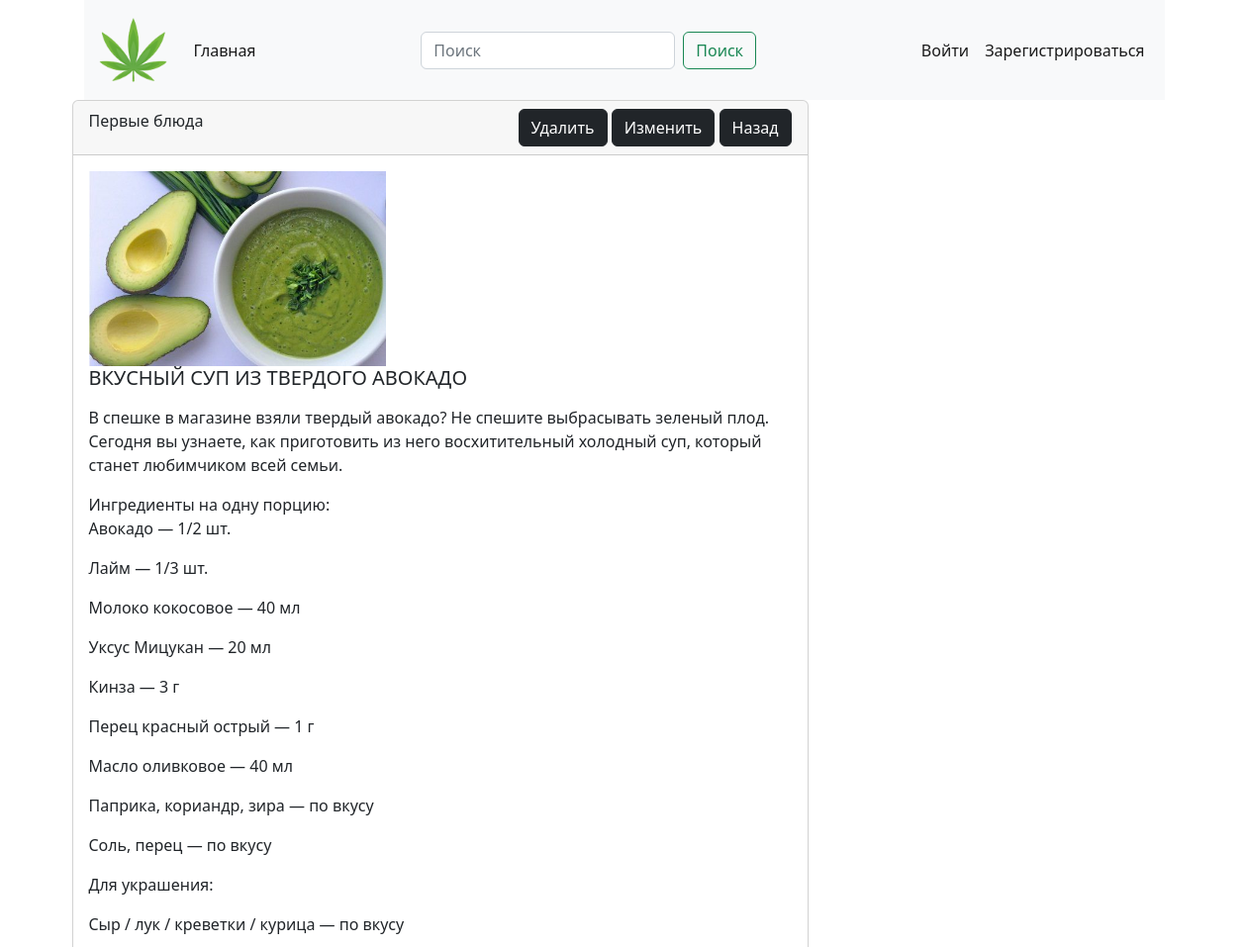
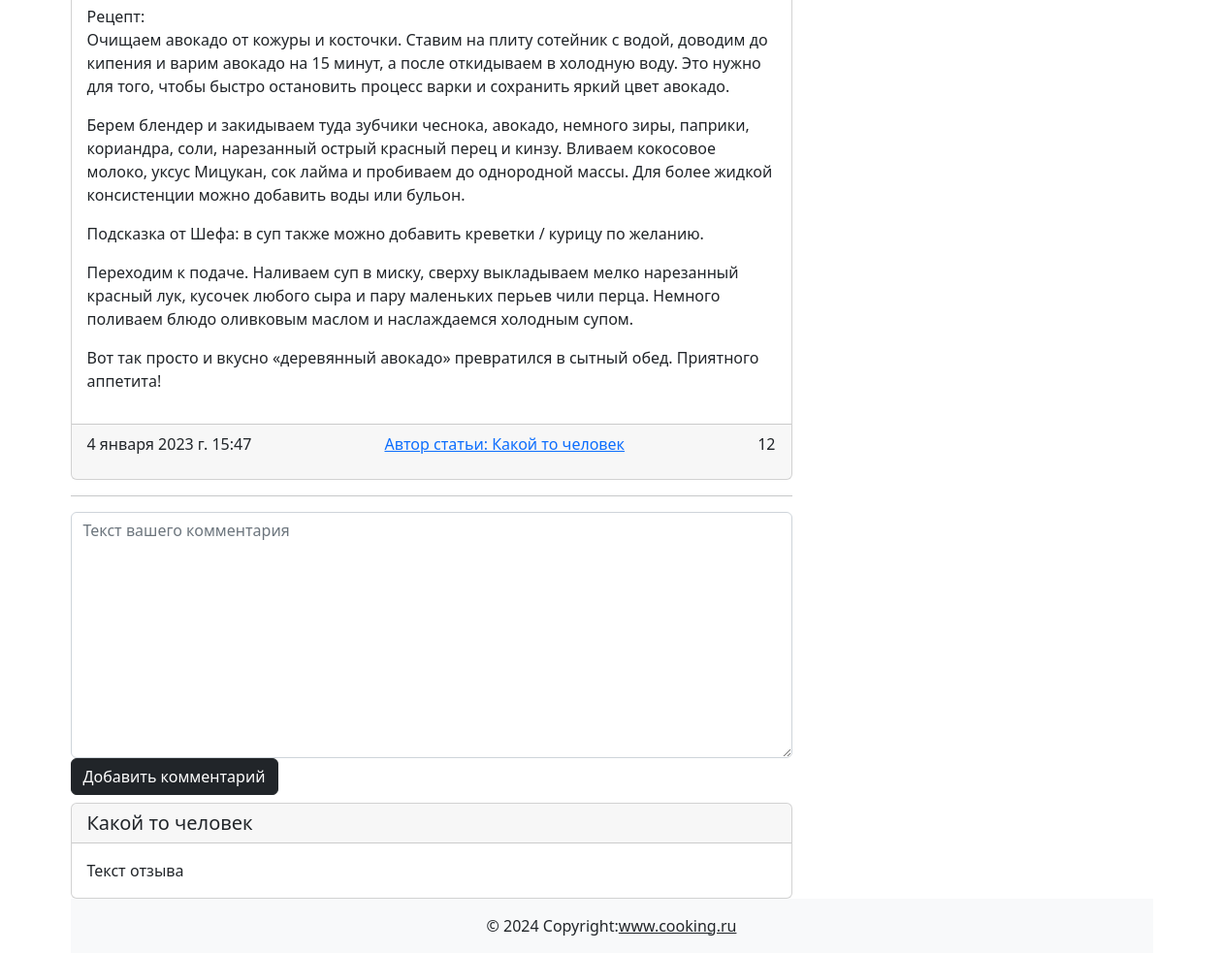
The app's page /post/4/ with its own data (2 pictures, top to bottom).
### cooking/models.py (models this page shows, shortened)
class Post(models.Model):
    title = models.CharField(max_length=255, verbose_name='Заголовок статьи')
    content = models.TextField(default='Скоро тут будет статья ....', verbose_name='Текст статьи')
    created_at = models.DateTimeField(auto_now_add=True, verbose_name='Дата создания')
    updated_at = models.DateTimeField(auto_now=True, verbose_name='Дата обновления')
    photo = models.ImageField(upload_to='photos/', blank=True, null=True, verbose_name='Изображение')
    watched = models.IntegerField(default=0, verbose_name='Просмотры')
    is_published = models.BooleanField(default=True, verbose_name='Публикация')
    category = models.ForeignKey(Category, on_delete=models.CASCADE, verbose_name='Категория')
    class Meta:
        verbose_name = 'Пост'
        verbose_name_plural = 'Посты'

class Category(models.Model):
    title = models.CharField(max_length=255, verbose_name='Название категории')
    def __str__(self):
        return self.title
    class Meta:
        verbose_name = 'Категория'
        verbose_name_plural = 'Категории'

### cooking/views.py (the view, shortened to what this page needs)
# urls.py: path('post/<int:pk>/', PostDetail.as_view(), name='post_detail'),
class PostDetail(DetailView):
    model = Post
    template_name = 'cooking/article_detail.html'
    def get_queryset(self):
        return Post.objects.filter(pk=self.kwargs['pk'])

### cooking/templates/Cooking/article_detail.html (shortened to what this page needs)
{% extends 'base.html' %}
{% block main %}
    <div class="d-flex justify-content-between"><div class="col-8">
        <div class="card"><div class="card-header d-flex justify-content-between">{{ post.category }}
            <div>
                <a href="#!" class="btn btn-dark">Удалить</a>
                <a href="#!" class="btn btn-dark">Изменить</a>
                <a href="#!" class="btn btn-dark">Назад</a>
            </div>
        </div>
            <div class="card-body">
                 {% if post.photo %}
                 <img src="{{ post.photo.url }}" width="300" alt="">
                 {% else %}
                 <img src="https://www.raumplus.ru/upload/iblock/99e/Skoro-zdes-budet-foto.jpg" width="300" alt="">
                 {% endif %}
            <h5 class="card-title">{{ post.title }}</h5>
            <p class="card-text">
                {{ post.content | linebreaks }}
            </p>
        </div>
            <div class="card-footer d-flex justify-content-between"><p class="card-text">4 января 2023 г. 15:47</p>
                <a href="/profile/1">Автор статьи: Какой то человек</a>
                <p class="card-text">{{ post.watched }}</p>
            </div>
        </div>
        <hr>
        <form action="#!" method="post" , enctype="multipart/form-data">
            <textarea name="text" cols="40" rows="10" class="form-control" placeholder="Текст вашего комментария" required id="id_text"></textarea>
            <button class="btn btn-dark" type="submit">Добавить комментарий</button>
        </form>
        <div class="card mt-2"><h5 class="card-header">Какой то человек</h5>
            <div class="card-body">
                <p class="card-text">Текст отзыва</p>
            </div>
        </div>
    </div>
    <div class="col-1"></div>
    <div class="col-4">
    </div>
    </div>
{% endblock main %}

### records on screen
Post: category "Первые блюда", photo (picture), title "ВКУСНЫЙ СУП ИЗ ТВЕРДОГО АВОКАДО", content "В спешке в магазине взяли твердый авокадо? Не спешите выбрасывать зеленый плод. Сегодня вы узнаете, как приготовить из него восхитительный холодный суп, который станет любимчиком всей семьи. Ингредиенты на одну порцию: Авокадо — 1/2 шт. Лайм — 1/3 шт. Молоко кокосовое — 40 мл Уксус Мицукан — 20 мл Кинза — 3 г Перец красный острый — 1 г Масло оливковое — 40 мл Паприка, кориандр, зира — по вкусу Соль, перец — по вкусу Для украшения: Сыр / лук / креветки / курица — по вкусу Рецепт: Очищаем авокадо от кожуры и косточки. Ставим на плиту сотейник с водой, доводим до кипения и варим авокадо на 15 минут, а после откидываем в холодную воду. Это нужно для того, чтобы быстро остановить процесс варки и…", watched "12"
